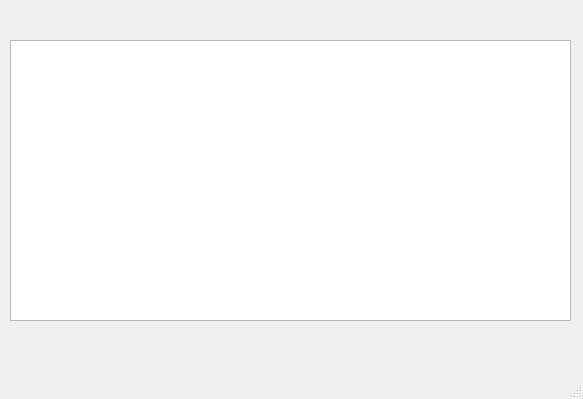
<?xml version="1.0" encoding="UTF-8"?>
<ui version="4.0">
 <class>AdminWindow</class>
 <widget class="QMainWindow" name="AdminWindow">
  <property name="geometry">
   <rect>
    <x>0</x>
    <y>0</y>
    <width>583</width>
    <height>399</height>
   </rect>
  </property>
  <property name="windowTitle">
   <string>MainWindow</string>
  </property>
  <widget class="QWidget" name="centralwidget">
   <widget class="QTableView" name="tableView">
    <property name="geometry">
     <rect>
      <x>10</x>
      <y>40</y>
      <width>561</width>
      <height>281</height>
     </rect>
    </property>
   </widget>
  </widget>
  <widget class="QMenuBar" name="menubar">
   <property name="geometry">
    <rect>
     <x>0</x>
     <y>0</y>
     <width>583</width>
     <height>20</height>
    </rect>
   </property>
  </widget>
  <widget class="QStatusBar" name="statusbar"/>
 </widget>
 <resources/>
 <connections/>
</ui>
